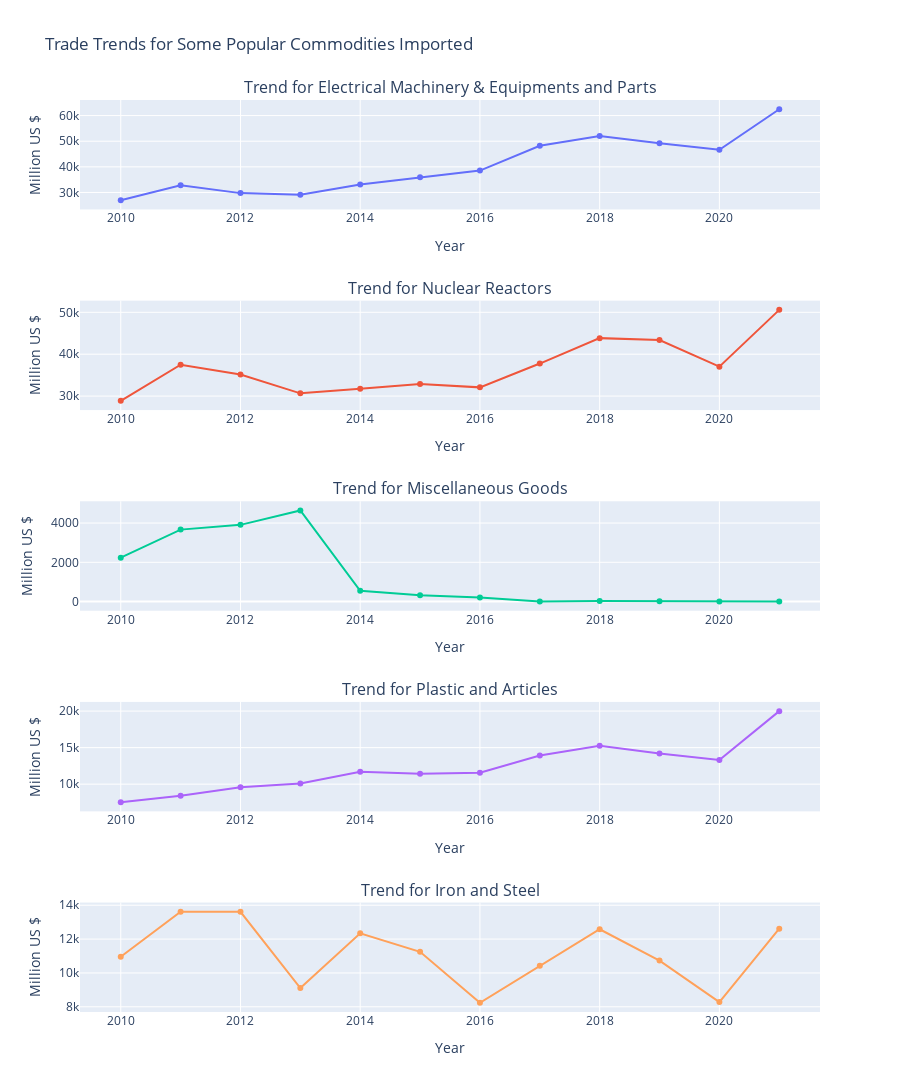

The notebook cell saved with this chart:
### Code cell
g= pd.DataFrame(imp_temp.loc[["ELECTRICAL MACHINERY AND EQUIPMENT AND PARTS THEREOF"]].groupby(['year', 'Commodity'])['value'].sum()).reset_index()
g1= pd.DataFrame(imp_temp.loc[["NUCLEAR REACTORS, BOILERS, MACHINERY AND MECHANICAL APPLIANCES"]].groupby(['year', 'Commodity'])['value'].sum()).reset_index()
g2= pd.DataFrame(imp_temp.loc[["MISCELLANEOUS GOODS."]].groupby(['year', 'Commodity'])['value'].sum()).reset_index()
g3= pd.DataFrame(imp_temp.loc[["PLASTIC AND ARTICLES THEREOF."]].groupby(['year', 'Commodity'])['value'].sum()).reset_index()
g4= pd.DataFrame(imp_temp.loc[["IRON AND STEEL"]].groupby(['year', 'Commodity'])['value'].sum()).reset_index()

# Initialize figure with subplots
fig = make_subplots(
    rows=5, cols=1, subplot_titles=("Trend for Electrical Machinery & Equipments and Parts",
                                    "Trend for Nuclear Reactors",
                                    "Trend for Miscellaneous Goods",
                                    "Trend for Plastic and Articles",
                                    "Trend for Iron and Steel"
                                   )
)

# Add traces
fig.add_trace(go.Scatter(x=g.year, y=g.value), row=1, col=1)
fig.add_trace(go.Scatter(x=g1.year, y=g1.value), row=2, col=1)
fig.add_trace(go.Scatter(x=g2.year, y=g2.value), row=3, col=1)
fig.add_trace(go.Scatter(x=g3.year, y=g3.value), row=4, col=1)
fig.add_trace(go.Scatter(x=g4.year, y=g4.value), row=5, col=1)


# Update xaxis properties
fig.update_xaxes(title_text="Year", row=1, col=1)
fig.update_xaxes(title_text="Year", row=2, col=1)
fig.update_xaxes(title_text="Year", row=3, col=1)
fig.update_xaxes(title_text="Year", row=4, col=1)
fig.update_xaxes(title_text="Year", row=5, col=1)

# Update yaxis properties
fig.update_yaxes(title_text="Million US $", row=1, col=1)
fig.update_yaxes(title_text="Million US $", row=2, col=1)
fig.update_yaxes(title_text="Million US $", row=3, col=1)
fig.update_yaxes(title_text="Million US $", row=4, col=1)
fig.update_yaxes(title_text="Million US $", row=5, col=1)

# Update title and height
fig.update_layout(title_text="Trade Trends for Some Popular Commodities Imported", showlegend=False, height = 1500 )
fig.show()

### Figure 1 — Plotly figure (JSON) as saved in the notebook; plotly's stock layout.template omitted (floating-point values rounded to 4 significant figures)
{"data": [{"type": "scatter", "x": [2010, 2011, 2012, 2013, 2014, 2015, 2016, 2017, 2018, 2019, 2020, 2021], "xaxis": "x", "y": [26980.0, 32830.0, 29750.0, 29120.0, 33140.0, 35950.0, 38560.0, 48230.0, 52050.0, 49190.0, 46690.0, 62490.0], "yaxis": "y"}, {"type": "scatter", "x": [2010, 2011, 2012, 2013, 2014, 2015, 2016, 2017, 2018, 2019, 2020, 2021], "xaxis": "x2", "y": [28860.0, 37485, 35140.0, 30660.0, 31730.0, 32860.0, 32080.0, 37770.0, 43840.0, 43360.0, 37030.0, 50580.0], "yaxis": "y2"}, {"type": "scatter", "x": [2010, 2011, 2012, 2013, 2014, 2015, 2016, 2017, 2018, 2019, 2020, 2021], "xaxis": "x3", "y": [2238.0, 3666.0, 3908.0, 4640.0, 546.1, 316.3, 202.5, 2.67, 23.15, 10.51, 6.1, 4.43], "yaxis": "y3"}, {"type": "scatter", "x": [2010, 2011, 2012, 2013, 2014, 2015, 2016, 2017, 2018, 2019, 2020, 2021], "xaxis": "x4", "y": [7542.0, 8429.0, 9590.0, 10090.0, 11690.0, 11410.0, 11570.0, 13920.0, 15250.0, 14210.0, 13310.0, 19990.0], "yaxis": "y4"}, {"type": "scatter", "x": [2010, 2011, 2012, 2013, 2014, 2015, 2016, 2017, 2018, 2019, 2020, 2021], "xaxis": "x5", "y": [10960.0, 13610.0, 13610.0, 9107.0, 12340.0, 11250.0, 8237.0, 10430.0, 12580.0, 10730.0, 8277.0, 12610.0], "yaxis": "y5"}], "layout": {"annotations": [{"font": {"size": 16}, "showarrow": false, "text": "Trend for Electrical Machinery & Equipments and Parts", "x": 0.5, "xanchor": "center", "xref": "paper", "y": 1, "yanchor": "bottom", "yref": "paper"}, {"font": {"size": 16}, "showarrow": false, "text": "Trend for Nuclear Reactors", "x": 0.5, "xanchor": "center", "xref": "paper", "y": 0.78, "yanchor": "bottom", "yref": "paper"}, {"font": {"size": 16}, "showarrow": false, "text": "Trend for Miscellaneous Goods", "x": 0.5, "xanchor": "center", "xref": "paper", "y": 0.56, "yanchor": "bottom", "yref": "paper"}, {"font": {"size": 16}, "showarrow": false, "text": "Trend for Plastic and Articles", "x": 0.5, "xanchor": "center", "xref": "paper", "y": 0.34, "yanchor": "bottom", "yref": "paper"}, {"font": {"size": 16}, "showarrow": false, "text": "Trend for Iron and Steel", "x": 0.5, "xanchor": "center", "xref": "paper", "y": 0.12, "yanchor": "bottom", "yref": "paper"}], "height": 1500, "showlegend": false, "title": {"text": "Trade Trends for Some Popular Commodities Imported"}, "xaxis": {"anchor": "y", "domain": [0, 1], "title": {"text": "Year"}}, "xaxis2": {"anchor": "y2", "domain": [0, 1], "title": {"text": "Year"}}, "xaxis3": {"anchor": "y3", "domain": [0, 1], "title": {"text": "Year"}}, "xaxis4": {"anchor": "y4", "domain": [0, 1], "title": {"text": "Year"}}, "xaxis5": {"anchor": "y5", "domain": [0, 1], "title": {"text": "Year"}}, "yaxis": {"anchor": "x", "domain": [0.88, 1], "title": {"text": "Million US $"}}, "yaxis2": {"anchor": "x2", "domain": [0.66, 0.78], "title": {"text": "Million US $"}}, "yaxis3": {"anchor": "x3", "domain": [0.44, 0.56], "title": {"text": "Million US $"}}, "yaxis4": {"anchor": "x4", "domain": [0.22, 0.34], "title": {"text": "Million US $"}}, "yaxis5": {"anchor": "x5", "domain": [0, 0.12], "title": {"text": "Million US $"}}}}
